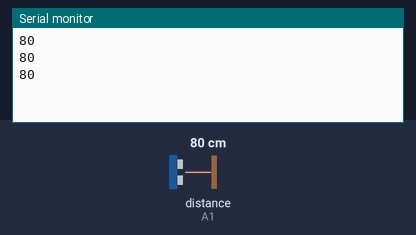
Simulated run of this sketch. Board: Arduino Uno, built with avr-gcc and run on an emulated ATmega328P. Parts: the last lines printed to the serial monitor. Inputs (shaded band) come from the test bench; at power-on: distance to the obstacle (sensor on A1) 80 cm.

Above: at 1.3 s.
1.4 s: distance to the obstacle (sensor on A1) set to 2 cm
At 1.9 s:
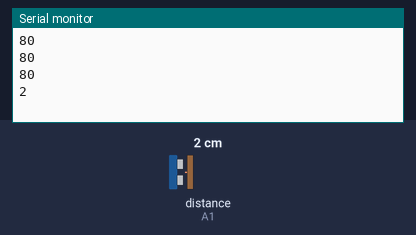
2.9 s: distance to the obstacle (sensor on A1) set to 4 cm
At 3.4 s:
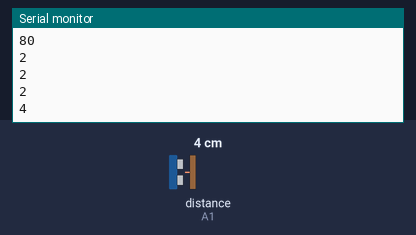
Timing chart, 0 to 5.9 s (numbered marks = the images above; inputs shaded):
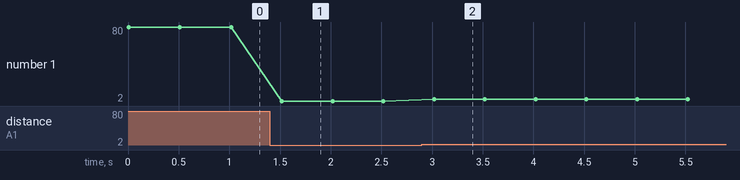

The sketch:

New_Ultrasonic.ino
```cpp
#include <Ultrasonic.h>
Ultrasonic cap (A0,A1);

void setup() {
  // put your setup code here, to run once:
  Serial.begin (9600);

}

void loop() {
  // put your main code here, to run repeatedly:
  Serial.println(cap.Ranging(CM));
  delay (500);
}
```

Measured:
- after the input at 1.4 s, the serial monitor: prints a new line after 0.12 s (image 1)
- after the input at 2.9 s, the serial monitor: prints a new line after 0.12 s (image 2)
- plotted number 1: 80 → 2 after the input at 1.4 s, 2 → 4 after the input at 2.9 s
